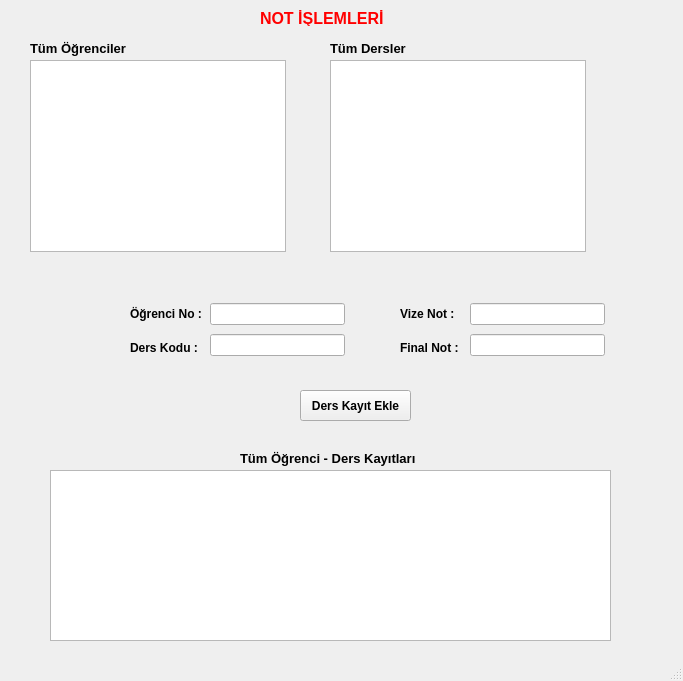
<?xml version="1.0" encoding="UTF-8"?>
<ui version="4.0">
 <class>notlar</class>
 <widget class="QMainWindow" name="notlar">
  <property name="geometry">
   <rect>
    <x>0</x>
    <y>0</y>
    <width>683</width>
    <height>681</height>
   </rect>
  </property>
  <property name="windowTitle">
   <string>MainWindow</string>
  </property>
  <widget class="QWidget" name="centralwidget">
   <widget class="QTableView" name="tableView_tumogrenciler">
    <property name="geometry">
     <rect>
      <x>30</x>
      <y>60</y>
      <width>256</width>
      <height>192</height>
     </rect>
    </property>
   </widget>
   <widget class="QTableView" name="tableView_tumdersler">
    <property name="geometry">
     <rect>
      <x>330</x>
      <y>60</y>
      <width>256</width>
      <height>192</height>
     </rect>
    </property>
   </widget>
   <widget class="QTableView" name="tableView_tum">
    <property name="geometry">
     <rect>
      <x>50</x>
      <y>470</y>
      <width>561</width>
      <height>171</height>
     </rect>
    </property>
   </widget>
   <widget class="QLabel" name="label_5">
    <property name="geometry">
     <rect>
      <x>240</x>
      <y>450</y>
      <width>201</width>
      <height>16</height>
     </rect>
    </property>
    <property name="font">
     <font>
      <pointsize>10</pointsize>
      <weight>75</weight>
      <bold>true</bold>
     </font>
    </property>
    <property name="text">
     <string>Tüm Öğrenci - Ders Kayıtları</string>
    </property>
   </widget>
   <widget class="QLabel" name="label_6">
    <property name="geometry">
     <rect>
      <x>30</x>
      <y>40</y>
      <width>101</width>
      <height>16</height>
     </rect>
    </property>
    <property name="font">
     <font>
      <pointsize>10</pointsize>
      <weight>75</weight>
      <bold>true</bold>
     </font>
    </property>
    <property name="text">
     <string>Tüm Öğrenciler</string>
    </property>
   </widget>
   <widget class="QLabel" name="label_7">
    <property name="geometry">
     <rect>
      <x>330</x>
      <y>40</y>
      <width>81</width>
      <height>16</height>
     </rect>
    </property>
    <property name="font">
     <font>
      <pointsize>10</pointsize>
      <weight>75</weight>
      <bold>true</bold>
     </font>
    </property>
    <property name="text">
     <string>Tüm Dersler</string>
    </property>
   </widget>
   <widget class="QLabel" name="label_8">
    <property name="geometry">
     <rect>
      <x>260</x>
      <y>10</y>
      <width>131</width>
      <height>16</height>
     </rect>
    </property>
    <property name="palette">
     <palette>
      <active>
       <colorrole role="WindowText">
        <brush brushstyle="SolidPattern">
         <color alpha="255">
          <red>255</red>
          <green>0</green>
          <blue>0</blue>
         </color>
        </brush>
       </colorrole>
      </active>
      <inactive>
       <colorrole role="WindowText">
        <brush brushstyle="SolidPattern">
         <color alpha="255">
          <red>255</red>
          <green>0</green>
          <blue>0</blue>
         </color>
        </brush>
       </colorrole>
      </inactive>
      <disabled>
       <colorrole role="WindowText">
        <brush brushstyle="SolidPattern">
         <color alpha="255">
          <red>120</red>
          <green>120</green>
          <blue>120</blue>
         </color>
        </brush>
       </colorrole>
      </disabled>
     </palette>
    </property>
    <property name="font">
     <font>
      <pointsize>12</pointsize>
      <weight>75</weight>
      <bold>true</bold>
     </font>
    </property>
    <property name="text">
     <string>NOT İŞLEMLERİ</string>
    </property>
   </widget>
   <widget class="QPushButton" name="pushButton_derskayit">
    <property name="geometry">
     <rect>
      <x>300</x>
      <y>390</y>
      <width>111</width>
      <height>31</height>
     </rect>
    </property>
    <property name="font">
     <font>
      <pointsize>9</pointsize>
      <weight>75</weight>
      <bold>true</bold>
     </font>
    </property>
    <property name="text">
     <string>Ders Kayıt Ekle</string>
    </property>
   </widget>
   <widget class="QWidget" name="">
    <property name="geometry">
     <rect>
      <x>130</x>
      <y>300</y>
      <width>80</width>
      <height>61</height>
     </rect>
    </property>
    <layout class="QVBoxLayout" name="verticalLayout">
     <item>
      <widget class="QLabel" name="label">
       <property name="font">
        <font>
         <pointsize>9</pointsize>
         <weight>75</weight>
         <bold>true</bold>
        </font>
       </property>
       <property name="text">
        <string>Öğrenci No : </string>
       </property>
      </widget>
     </item>
     <item>
      <widget class="QLabel" name="label_3">
       <property name="font">
        <font>
         <pointsize>9</pointsize>
         <weight>75</weight>
         <bold>true</bold>
        </font>
       </property>
       <property name="text">
        <string>Ders Kodu : </string>
       </property>
      </widget>
     </item>
    </layout>
   </widget>
   <widget class="QWidget" name="">
    <property name="geometry">
     <rect>
      <x>210</x>
      <y>300</y>
      <width>135</width>
      <height>61</height>
     </rect>
    </property>
    <layout class="QVBoxLayout" name="verticalLayout_2">
     <item>
      <widget class="QLineEdit" name="lineEdit_ogrno"/>
     </item>
     <item>
      <widget class="QLineEdit" name="lineEdit_derskod"/>
     </item>
    </layout>
   </widget>
   <widget class="QWidget" name="">
    <property name="geometry">
     <rect>
      <x>400</x>
      <y>300</y>
      <width>67</width>
      <height>61</height>
     </rect>
    </property>
    <layout class="QVBoxLayout" name="verticalLayout_3">
     <item>
      <widget class="QLabel" name="label_2">
       <property name="font">
        <font>
         <pointsize>9</pointsize>
         <weight>75</weight>
         <bold>true</bold>
        </font>
       </property>
       <property name="text">
        <string>Vize Not : </string>
       </property>
      </widget>
     </item>
     <item>
      <widget class="QLabel" name="label_4">
       <property name="font">
        <font>
         <pointsize>9</pointsize>
         <weight>75</weight>
         <bold>true</bold>
        </font>
       </property>
       <property name="text">
        <string>Final Not : </string>
       </property>
      </widget>
     </item>
    </layout>
   </widget>
   <widget class="QWidget" name="">
    <property name="geometry">
     <rect>
      <x>470</x>
      <y>300</y>
      <width>135</width>
      <height>61</height>
     </rect>
    </property>
    <layout class="QVBoxLayout" name="verticalLayout_4">
     <item>
      <widget class="QLineEdit" name="lineEdit_vizenot"/>
     </item>
     <item>
      <widget class="QLineEdit" name="lineEdit_finalnot"/>
     </item>
    </layout>
   </widget>
  </widget>
  <widget class="QMenuBar" name="menubar">
   <property name="geometry">
    <rect>
     <x>0</x>
     <y>0</y>
     <width>683</width>
     <height>21</height>
    </rect>
   </property>
  </widget>
  <widget class="QStatusBar" name="statusbar"/>
 </widget>
 <resources/>
 <connections/>
</ui>
